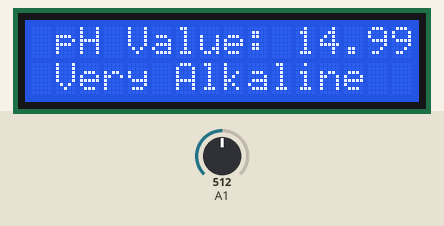
Simulated run of this sketch. Board: Arduino Uno, built with avr-gcc and run on an emulated ATmega328P. On the bench: 16×2 character LCD. Inputs (shaded band) come from the test bench; at power-on: A1 = 512. What the sketch prints to the serial monitor is not drawn.

Above: at 2.9 s.
3.0 s: A1 set to 642
At 5.4 s:
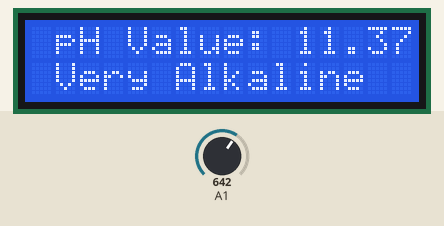
6.0 s: A1 set to 671
7.5 s: A1 set to 716
At 10.2 s:
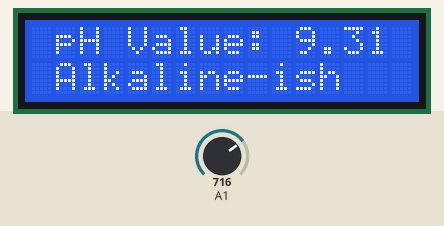
10.5 s: A1 set to 575
At 12.6 s:
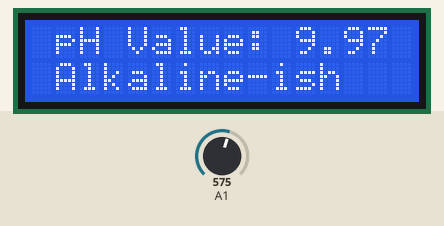
13.1 s: A1 set to 558
At 16.3 s:
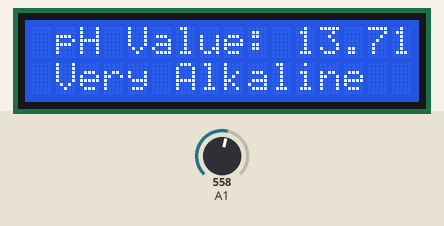
Timing chart, 0 to 16.4 s (numbered marks = the images above; inputs shaded):
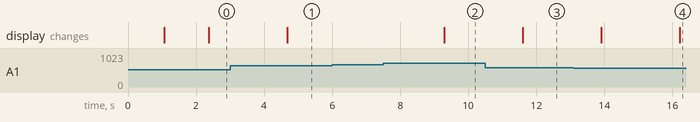

Measured:
- the behaviour switches between 568 and 567 on A1 (found by bisection; images 3 and 4)
- after the input at 3.0 s, the display: changes after 1.7 s (image 1)
- after the input at 6.0 s, every drawn part: stays the same
- after the input at 7.5 s, the display: changes after 1.8 s (image 2)
- after the input at 10.5 s, the display: changes after 1.1 s (image 3)
- after the input at 13.1 s, the display: first differs from a run without the input after 3.1 s (image 4)

The sketch:

PHLCD.ino
```cpp
#include <Wire.h>
#include <Adafruit_GFX.h>
#include <Adafruit_SSD1306.h>
#include <LiquidCrystal.h>
#include <SoftwareSerial.h>

#define RX 0
#define TX 1

LiquidCrystal lcd(12, 11, 5, 4, 3, 2);  // The LCD pins connected with the Arduino
float calibration_value = 21.34 + 7.9; // Calibration of the pH scale to make it neutral
unsigned long int avgValue;  //Store the average value of the sensor feedback
int buf[10], temp;

float phValue; // The value of the pH

void setup(){

Serial.begin(9600);


lcd.begin(16, 2);  // Starts up the LCD device
lcd.clear();
lcd.setCursor(0, 0);
lcd.print("Welcome To");     // Prints the beginning message for it loads on line 1
lcd.setCursor(0, 1);
lcd.print("       pH Meter"); // Prints the beginning message for it loads on line 2
delay(1000);
lcd.clear();

}

void loop(){

  // Calculates the value of the pH when the pH Sensor is dipped into a solution
 for(int i=0;i<10;i++)
 {
 buf[i]=analogRead(A1);
 delay(30);
 }
 for(int i=0;i<9;i++)
 {
 for(int j=i+1;j<10;j++)
 {
 if(buf[i]>buf[j])
 {
 temp=buf[i];
 buf[i]=buf[j];
 buf[j]=temp;
 }
 }
 }
 avgValue=0;
 for(int i=2;i<8;i++)
 avgValue+=buf[i];
 float volt=(float)avgValue*5/1024/6;
  phValue = -5.70 * volt + calibration_value;

 Serial.println(phValue); // prints out the final value onto Serial to display on the Serial Monitor and Plotter
 delay(1000);

 lcd.setCursor(0, 0);
  lcd.print(" pH Value: ");
  lcd.print(phValue); // prints out the pH Value and text onto the LCD when live.
  lcd.print("  ");

 // Prints out the type of pH that the current phValue Value is currently at.
  lcd.setCursor(1, 1);
     if(phValue<4)                 lcd.print(" Very Acidic ");
else if(phValue>=4  && phValue<5)  lcd.print("    Acidic   ");
else if(phValue>=5  && phValue<7)  lcd.print(" Acidic-ish  ");
else if(phValue>=7  && phValue<8)  lcd.print("   Neutral   ");
else if(phValue>=8  && phValue<10) lcd.print("Alkaline-ish ");
else if(phValue>=10 && phValue<11) lcd.print("  Alkaline   ");
else if(phValue>=11)               lcd.print("Very Alkaline");

  delay(1000);

}
```
